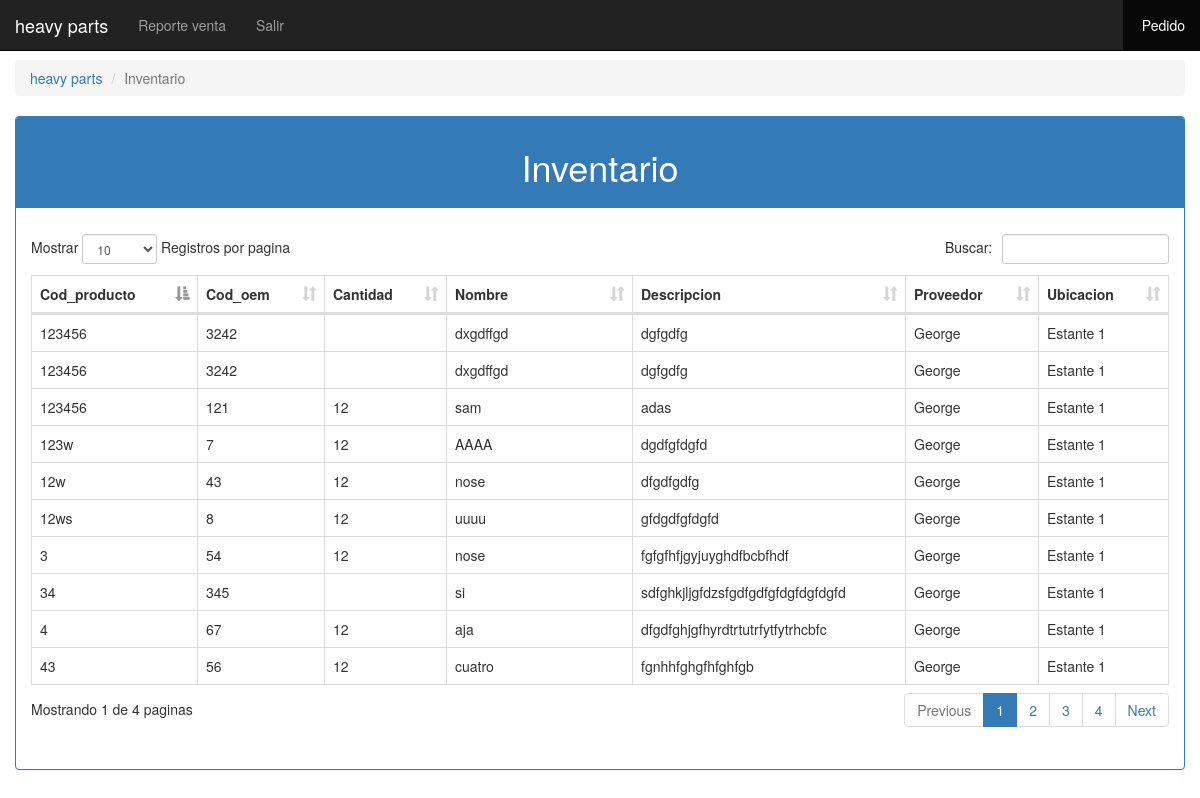
The page /admin/ (signed in) on the database its author committed.
### tables this page shows
CREATE TABLE `producto` (
  `Id_producto` int(11) NOT NULL,
  `Cod_producto` varchar(100) DEFAULT NULL,
  `Cod_oem` varchar(100) DEFAULT NULL,
  `Cantidad` int(11) DEFAULT NULL,
  `Nombre` text,
  `Descripcion` text,
  `img` text,
  `Id_proveedor` int(11) DEFAULT NULL,
  `Id_ubicacion` int(11) DEFAULT NULL,
  `Estado` int(255) DEFAULT NULL
);

CREATE TABLE `precio` (
  `Id_precio` int(11) NOT NULL,
  `Precio_compra` double DEFAULT NULL,
  `Precio_venta` double DEFAULT NULL,
  `Descuento` double DEFAULT NULL,
  `Id_producto` int(11) DEFAULT NULL,
  `Descripcion` text,
  `Estado` varchar(255) DEFAULT NULL
);

CREATE TABLE `proveedor` (
  `Id_proveedor` int(11) NOT NULL,
  `Nombre` text,
  `Nit_empresa` varchar(25) DEFAULT NULL,
  `Telefono` int(11) DEFAULT NULL,
  `Direccion` text,
  `Email` varchar(255) DEFAULT NULL,
  `Estado` int(11) DEFAULT NULL
);

CREATE TABLE `ubicacion` (
  `Id_ubicacion` int(11) NOT NULL,
  `Estante` int(11) DEFAULT NULL,
  `Repisa` int(11) DEFAULT NULL,
  `Casilla` varchar(2) DEFAULT NULL,
  `Estado` int(11) DEFAULT NULL
);

### admin/index.php (called while the page is built)
<?php
	include 'view_producto.php';
?>

### clases/clase_producto.php (called while the page is built, shortened)
<?php
					class producto{
						private $pdo;
						public function __Construct(){
							try{
							$this->pdo = new PDO('mysql:host=localhost;dbname=heavy_parts', 'root','');
							$this->pdo->exec('SET CHARACTER SET utf8');
							$this->pdo->setAttribute(PDO::ATTR_ERRMODE, PDO::ERRMODE_EXCEPTION);
							$this->pdo->setAttribute(PDO::ATTR_EMULATE_PREPARES, false);
							}catch(PDOException $e){
								echo 'Error!: '.$e->getMessage();
								die();
							}
						}
						public function get_producto(){
							try{
								$q = $this->pdo->prepare('SELECT * FROM producto');
								$q->execute();
								return $q->fetchAll();
								$this->pdo = null;
							}catch(PDOException $e){
								echo 'Error '.$e->getMessage();
							}
						}
					}
					?>

### clases/clase_precio.php (called while the page is built, shortened)
<?php
					class precio{
						private $pdo;
						public function __Construct(){
							try{
							$this->pdo = new PDO('mysql:host=localhost;dbname=heavy_parts', 'root','');
							$this->pdo->exec('SET CHARACTER SET utf8');
							$this->pdo->setAttribute(PDO::ATTR_ERRMODE, PDO::ERRMODE_EXCEPTION);
							$this->pdo->setAttribute(PDO::ATTR_EMULATE_PREPARES, false);
							}catch(PDOException $e){
								echo 'Error!: '.$e->getMessage();
								die();
							}
						}
						public function get_precio_id_producto($id){
							try{
								$q = $this->pdo->prepare('SELECT * FROM precio where Id_producto = ?');
								$q->bindParam(1,$id);
								$q->execute();
								return $q->fetchAll();
								$this->pdo = null;
							}catch(PDOException $e){
								echo 'Error '.$e->getMessage();
							}
						}
					}
					?>

### clases/clase_proveedor.php (called while the page is built, shortened)
<?php
					class proveedor{
						private $pdo;
						public function __Construct(){
							try{
							$this->pdo = new PDO('mysql:host=localhost;dbname=heavy_parts', 'root','');
							$this->pdo->exec('SET CHARACTER SET utf8');
							$this->pdo->setAttribute(PDO::ATTR_ERRMODE, PDO::ERRMODE_EXCEPTION);
							$this->pdo->setAttribute(PDO::ATTR_EMULATE_PREPARES, false);
							}catch(PDOException $e){
								echo 'Error!: '.$e->getMessage();
								die();
							}
						}
						public function get_id_proveedor($id){
							try{
								$q = $this->pdo->prepare('SELECT * FROM proveedor where Id_proveedor = ?');
								$q->bindParam(1,$id);
								$q->execute();
								return $q->fetchAll();
								$this->pdo = null;
							}catch(PDOException $e){
								echo 'Error '.$e->getMessage();
							}
						}
					}
					?>

### clases/clase_ubicacion.php (called while the page is built, shortened)
<?php
					class ubicacion{
						private $pdo;
						public function __Construct(){
							try{
							$this->pdo = new PDO('mysql:host=localhost;dbname=heavy_parts', 'root','');
							$this->pdo->exec('SET CHARACTER SET utf8');
							$this->pdo->setAttribute(PDO::ATTR_ERRMODE, PDO::ERRMODE_EXCEPTION);
							$this->pdo->setAttribute(PDO::ATTR_EMULATE_PREPARES, false);
							}catch(PDOException $e){
								echo 'Error!: '.$e->getMessage();
								die();
							}
						}
						public function get_id_ubicacion($id){
							try{
								$q = $this->pdo->prepare('SELECT * FROM ubicacion where Id_ubicacion = ?');
								$q->bindParam(1,$id);
								$q->execute();
								return $q->fetchAll();
								$this->pdo = null;
							}catch(PDOException $e){
								echo 'Error '.$e->getMessage();
							}
						}
					}
					?>

### admin/view_producto.php (the view, shortened to what this page needs)
<?php
				include '../menu/menu.php';
				include '../clases/clase_producto.php';
				$producto = new producto();
				$data = $producto->get_producto();
				include '../clases/clase_proveedor.php';
				$proveedor = new proveedor();
				include '../clases/clase_ubicacion.php';
				$ubicacion = new ubicacion();
				include '../clases/clase_precio.php';
				$precio = new precio();
		?>
					<ol class="breadcrumb">
					  <li><a  href="../admin/" style="cursor: pointer;">heavy parts</a></li>
					  <li class="active">Inventario</li>
					</ol>
					<div class="panel panel-primary">
						<div class="panel-heading">
							<h1 class='text-center'>Inventario</h1>
						</div>
						<div class="panel-body">
							<div class='table-responsive' style="margin-top: 1%">
								<table class='table table-bordered table-hover' id='tabla_datos'>
									<thead>
										<tr>
										<th>Cod_producto</th>
											<th>Cod_oem</th>
											<th>Cantidad</th>
											<th>Nombre</th>
											<th>Descripcion</th>
											<th>Proveedor</th>
											<th>Ubicacion</th>
										</tr>
									</thead>
									<tbody class="result">
										<?php
										$i = 0;
										$h = 1;
										foreach ($data as $row) {
											if ($i == 5) {
												$h++;
												$i = 0;
											}
											?>
										<tr style="cursor: pointer;" onclick="modal('<?php echo $row['Id_producto'] ?>');" class="pag pag-<?php echo $h; ?>">
											<td><?php echo $row['Cod_producto'] ?></td>
											<td><?php echo $row['Cod_oem'] ?></td>
											<td><?php $precio1 = $precio->get_precio_id_producto($row['Id_producto']); echo $precio1[0][1]; ?></td>
											<td><?php echo $row['Nombre'] ?></td>
											<td><?php echo $row['Descripcion'] ?></td>
											<td><?php $proveedor1 = $proveedor->get_id_proveedor($row['Id_proveedor']); echo $proveedor1[0][1] ?></td>
											<td>Estante <?php $ubicacion1 = $ubicacion->get_id_ubicacion($row['Id_ubicacion']); echo $ubicacion1[0][1] ?></td>
										</tr>
										<?php $i++; }?>
									</tbody>
								</table>
								<nav class="pagi text-right" style="margin-top: -2%">
								</nav>
							</div>
						</div>
					</div>
<?php include '../pie/pie.php'; ?>

### rows shown on the page
producto: Cod_producto "12w", Cod_oem "43", precio.Precio_compra "12", Nombre "nose", Descripcion "dfgdfgdfg", Id_proveedor.Nombre "George", Id_ubicacion.Estante "1"
producto: Cod_producto "123w", Cod_oem "7", precio.Precio_compra "12", Nombre "AAAA", Descripcion "dgdfgfdgfd", Id_proveedor.Nombre "George", Id_ubicacion.Estante "1"
producto: Cod_producto "12ws", Cod_oem "8", precio.Precio_compra "12", Nombre "uuuu", Descripcion "gfdgdfgfdgfd", Id_proveedor.Nombre "George", Id_ubicacion.Estante "1"
producto: Cod_producto "43", Cod_oem "56", precio.Precio_compra "12", Nombre "cuatro", Descripcion "fgnhhfghgfhfghfgb", Id_proveedor.Nombre "George", Id_ubicacion.Estante "1"
producto: Cod_producto "3", Cod_oem "54", precio.Precio_compra "12", Nombre "nose", Descripcion "fgfgfhfjgyjuyghdfbcbfhdf", Id_proveedor.Nombre "George", Id_ubicacion.Estante "1"
producto: Cod_producto "4", Cod_oem "67", precio.Precio_compra "12", Nombre "aja", Descripcion "dfgdfghjgfhyrdtrtutrfytfytrhcbfc", Id_proveedor.Nombre "George", Id_ubicacion.Estante "1"
producto: Cod_producto "34", Cod_oem "345", Nombre "si", Descripcion "sdfghkjljgfdzsfgdfgdfgfdgfdgfdgfd", Id_proveedor.Nombre "George", Id_ubicacion.Estante "1"
producto: Cod_producto "123456", Cod_oem "3242", Nombre "dxgdffgd", Descripcion "dgfgdfg", Id_proveedor.Nombre "George", Id_ubicacion.Estante "1"
producto: Cod_producto "123456", Cod_oem "3242", Nombre "dxgdffgd", Descripcion "dgfgdfg", Id_proveedor.Nombre "George", Id_ubicacion.Estante "1"
producto: Cod_producto "123456", Cod_oem "121", precio.Precio_compra "12", Nombre "sam", Descripcion "adas", Id_proveedor.Nombre "George", Id_ubicacion.Estante "1"
